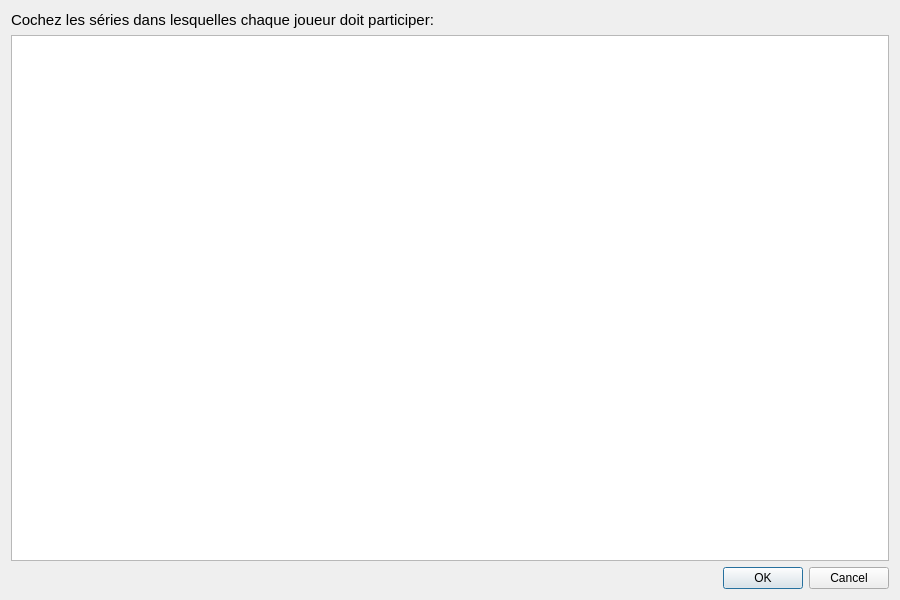
<?xml version="1.0" encoding="UTF-8"?>
<ui version="4.0">
 <class>DialogPlayerDispatch</class>
 <widget class="QDialog" name="DialogPlayerDispatch">
  <property name="geometry">
   <rect>
    <x>0</x>
    <y>0</y>
    <width>900</width>
    <height>600</height>
   </rect>
  </property>
  <property name="windowTitle">
   <string>Dispatcher les joueurs dans les séries</string>
  </property>
  <layout class="QVBoxLayout" name="verticalLayout">
   <item>
    <widget class="QLabel" name="labelInfo">
     <property name="font">
      <font>
       <pointsize>11</pointsize>
      </font>
     </property>
     <property name="text">
      <string>Cochez les séries dans lesquelles chaque joueur doit participer:</string>
     </property>
    </widget>
   </item>
   <item>
    <widget class="QTableWidget" name="tableWidget">
     <property name="selectionMode">
      <enum>QAbstractItemView::NoSelection</enum>
     </property>
     <property name="alternatingRowColors">
      <bool>true</bool>
     </property>
    </widget>
   </item>
   <item>
    <widget class="QDialogButtonBox" name="buttonBox">
     <property name="orientation">
      <enum>Qt::Horizontal</enum>
     </property>
     <property name="standardButtons">
      <set>QDialogButtonBox::Cancel|QDialogButtonBox::Ok</set>
     </property>
    </widget>
   </item>
  </layout>
 </widget>
 <resources/>
 <connections>
  <connection>
   <sender>buttonBox</sender>
   <signal>rejected()</signal>
   <receiver>DialogPlayerDispatch</receiver>
   <slot>reject()</slot>
   <hints>
    <hint type="sourcelabel">
     <x>316</x>
     <y>260</y>
    </hint>
    <hint type="destinationlabel">
     <x>286</x>
     <y>274</y>
    </hint>
   </hints>
  </connection>
 </connections>
</ui>
